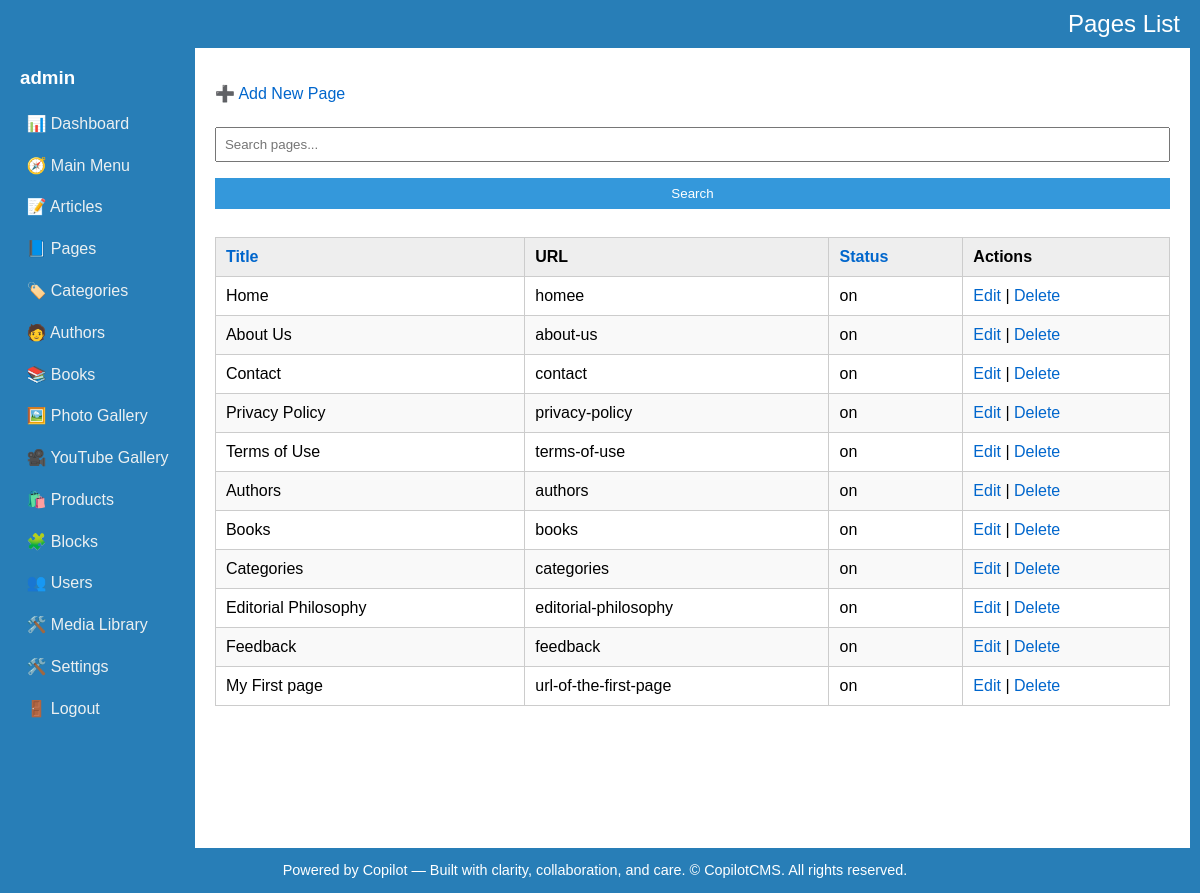
The app's page /admin/pages/list.php (signed in), older data.
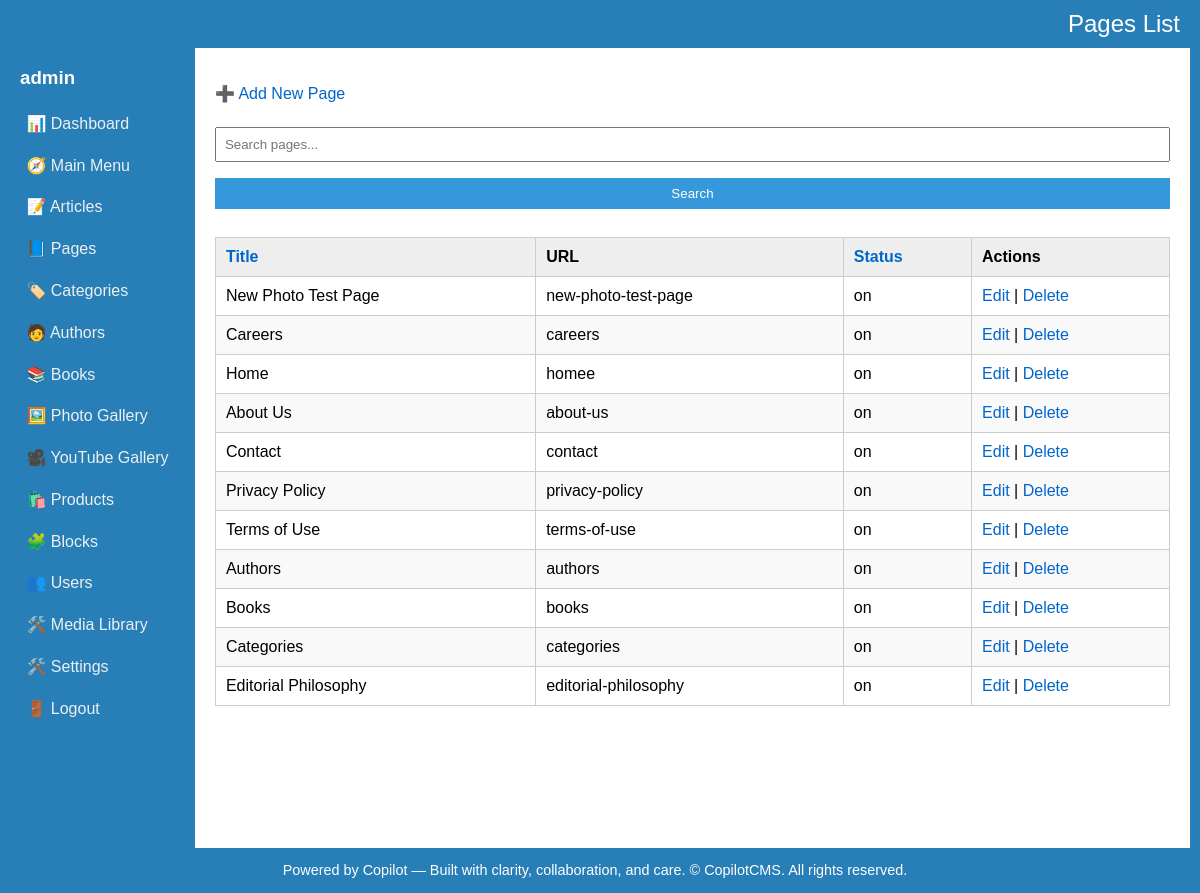
The same page, newer data.
### tables this page shows
CREATE TABLE IF NOT EXISTS `pages` (
  `key_pages` int(10) UNSIGNED NOT NULL AUTO_INCREMENT,
  `key_media_banner` int(10) UNSIGNED DEFAULT NULL,
  `banner_image_url` varchar(200) NOT NULL DEFAULT '',
  `title` varchar(200) NOT NULL DEFAULT '',
  `page_content` text NOT NULL,
  `url` varchar(200) NOT NULL DEFAULT '',
  `status` varchar(3) NOT NULL DEFAULT '',
  `entry_date_time` timestamp NOT NULL DEFAULT CURRENT_TIMESTAMP,
  `update_date_time` timestamp NOT NULL DEFAULT CURRENT_TIMESTAMP,
  PRIMARY KEY (`key_pages`),
  KEY `fk_pages_media` (`key_media_banner`)
);

### admin/pages/list.php (the view, shortened to what this page needs)
<?php
include '../db.php';
include '../layout.php';
?>
<?php startLayout("Pages List"); ?>
<p><a href="#" onclick="openModal()">➕ Add New Page</a></p>
<form method="get">
  <input type="text" name="q" placeholder="Search pages..." value="<?= htmlspecialchars($_GET['q'] ?? '') ?>">
  <input type="submit" value="Search">
</form>
<table>
  <thead>
    <tr>
      <th><?= sortLink('Title', 'title', $_GET['sort'] ?? '', $_GET['dir'] ?? '') ?></th>
      <th>URL</th>
      <th><?= sortLink('Status', 'status', $_GET['sort'] ?? '', $_GET['dir'] ?? '') ?></th>
      <th>Actions</th>
    </tr>
  </thead>
  <tbody>
    <?php
	$sort = $_GET['sort'] ?? 'entry_date_time';
	$dir = $_GET['dir'] ?? 'desc';
	$allowedSorts = ['title', 'status'];
	if (!in_array($sort, $allowedSorts)) $sort = 'entry_date_time';
    $sql = "SELECT * FROM pages";
	$sql .= " ORDER BY $sort $dir";
    $result = $conn->query($sql);
    while ($row = $result->fetch_assoc()) {
      echo "<tr>
        <td>{$row['title']}</td>
        <td>{$row['url']}</td>
        <td>{$row['status']}</td>
        <td>
          <a href='#' onclick='editItem({$row['key_pages']}, \"get_page.php\", [\"title\",\"page_content\",\"url\",\"banner_image_url\",\"status\"])'>Edit</a> |
          <a href='delete.php?id={$row['key_pages']}' onclick='return confirm(\"Delete this page?\")'>Delete</a>
        </td>
      </tr>";
    }
    ?>
  </tbody>
</table>
<?php endLayout(); ?>

### admin/layout.php (shortened to what this page needs)
<?php
function startLayout($title = "Admin Panel") {
	$username = $_SESSION["username"];
  echo <<<HTML
<!DOCTYPE html>
<html>
<div id="code-message"><span id="code-message-x" onclick="closeMessage();">X</span></div>
<head>
  <title>$title</title>
  <link rel="stylesheet" href="../assets/css/style.css">
  <script src="../assets/js/scripts.js"></script>
</head>
<body>
<header>
$title
</header>
<div class="container">
	<div class="sidebar">
	  <h3>$username</h3>
	  <a href="../index.php">📊 Dashboard</a>
	  <a href="../main_menu/list.php">🧭 Main Menu</a>
	  <a href="../articles/list.php">📝 Articles</a>
	  <a href="../pages/list.php">📘 Pages</a>
	  <a href="../categories/list.php">🏷️ Categories</a>
	  <a href="../authors/list.php">🧑‍ Authors</a>
	  <a href="../books/list.php">📚 Books</a>
	  <a href="../photo_gallery/list.php">🖼️ Photo Gallery</a>
	  <a href="../youtube_gallery/list.php">🎥 YouTube Gallery</a>
	  <a href="../products/list.php">🛍️ Products</a>
	  <a href="../blocks/list.php">🧩 Blocks</a>
	  <a href="../users/list.php">👥 Users</a>
	  <a href="../media_library/list.php">🛠️ Media Library</a>
	  <a href="../settings/list.php">🛠️ Settings</a>
	  <a href="../users/logout.php">🚪 Logout</a>
	</div>
	<div id="info-modal" class="modal">
	  <h3 id="info-modal-title">Info</h3>
	  <div id="info-modal-content" style="max-height:400px; overflow-y:auto;"></div>
	  <p><button type="button" onclick="closeInfoModal()">Close</button></p>
	</div>
  <div class="main">
HTML;
}
function endLayout() {
  echo <<<HTML
  </div>
</div>
<footer>
  Powered by Copilot &mdash; Built with clarity, collaboration, and care. &copy; <?= date('Y') ?> CopilotCMS. All rights reserved.
</footer>
</body>
</html>
HTML;
}
?>

### admin/db.php (shortened to what this page needs)
<?php
function sortLink($label, $column, $currentSort, $currentDir) {
    $newDir = ($currentSort === $column && $currentDir === 'asc') ? 'desc' : 'asc';
    $icon = '';
    $query = $_GET;
    $query['sort'] = $column;
    $query['dir'] = $newDir;
    $url = '?' . http_build_query($query);
    return "<a href=\"$url\">$label$icon</a>";
}
?>

### admin/assets/css/style.css (style rules this page uses)
body { margin: 0; font-family: Arial, sans-serif; border-right:10px solid #287eb7; }
a { color: #0066cc; text-decoration: none; }
header { color:#FFF; background: #287eb7; padding:10px; text-align:right; font-size:150%; }
.container { display: flex; background: #fff; min-height: 100vh; }
.sidebar { background: #287eb7; color: #fff; padding: 0 20px; }
.sidebar a, .dashboard-links a { display: block; margin-bottom: 10px; color: #ecf0f1; padding: 0.4em; border-radius: 4px; }
.main { flex: 1; padding: 20px; border-radius:20px; }
table { width: 100%; border-collapse: collapse; margin-top: 20px; }
table th, table td { padding: 10px; border: 1px solid #ccc; text-align: left; }
table th { background: #eee; }
tr:nth-child(even) { background: #f9f9f9; }
form { margin-bottom:20px; }
form input[type="text"], form textarea, form input[type="submit"] { width: 100%; padding: 8px; margin: 8px 0; box-sizing: border-box; }
form input[type="submit"] { background: #3498db; color: #fff; border: none; cursor: pointer; }
footer { background: #287eb7; color: #FFF; text-align: center; padding: 1em; font-size: 0.9em; }

Row changes from the older to the newer data that the page shows:
removed pages: title "Feedback", url "feedback", status "on"
removed pages: title "My First page", url "url-of-the-first-page", status "on"
added pages: title "New Photo Test Page", url "new-photo-test-page", status "on"
added pages: title "Careers", url "careers", status "on"
